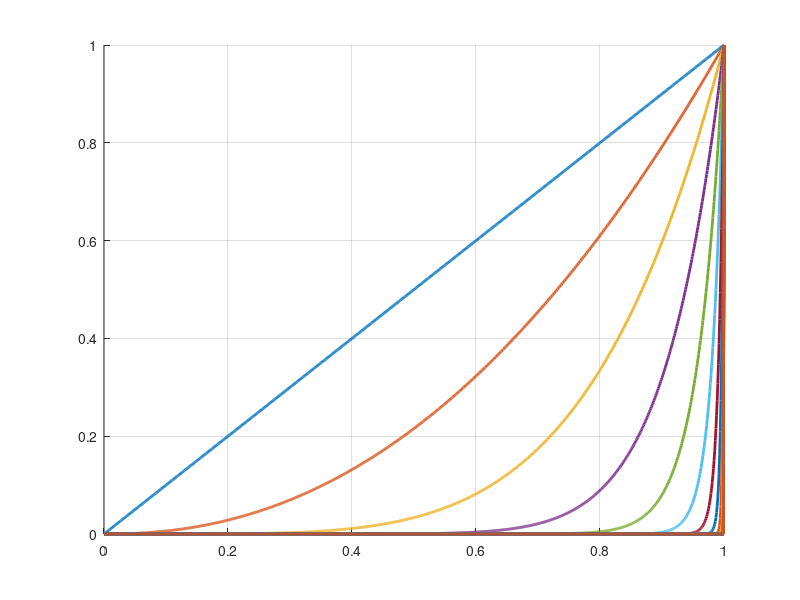

This figure's MATLAB source:
% a set of continuous functions can have a discontinuous limit...
% same chart as on cover of real analysis book

% restart
close all; clear all; clc;

nvals = logspace(0,10,30);
xvals = 0:0.001:1;

figure;
hold on; grid on;
xlim([0 1]);
ylim([0 1]);

for nIdx = 1:length(nvals)
   plot(xvals,xvals.^nvals(nIdx),'LineWidth',2); 
end
